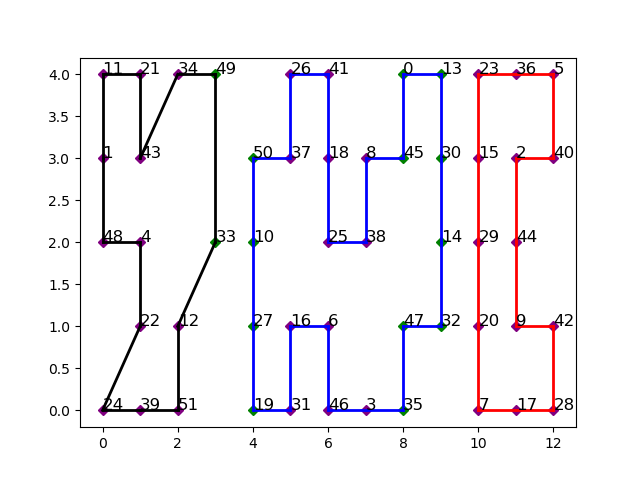

Source code (Python):

import sys
import math
from itertools import combinations
import gurobipy as gp
from gurobipy import GRB
import numpy as np
import random
from matplotlib import pyplot as plt



# Generate sets of points that will be split up later
random.seed(1)
# when converting the random tuples to a set, it only keep unique tuples
points_co = set([(random.randint(0, 4), random.randint(0, 12)) for i in range(100)])
points_co = list(points_co)[:60]

unique_points = np.array(list(points_co))
x = unique_points[:, 0]
y = unique_points[:, 1]


# Logic for splitting
def split_logic(point, ax_break, diff):
    # logic can be changed whenever required. Currently, this logic coincidentally leads to two salesmen picking up one set on the border due to the <= and >=
    if point[1] >= ax_break and point[1] < ax_break + diff:
        return True
    else:
        return False


n_salesmen = 3
point_dict = {i: unique_points[i] for i in range(len(unique_points))}
accessible_sets_mask = {i: np.zeros((len(unique_points), 1)) for i in range(n_salesmen)}

private_sets = {}
shared_sets = {}

y_break = 0
# Split the set up into 3 accessible sets based on y coordinate
for i in range(n_salesmen):
    temp_priv_list = {}
    temp_shared_list = {}
    for index in range(len(point_dict.values())):

        if split_logic(point_dict[index], y_break, 3):
            temp_priv_list[index] = point_dict[index]
            accessible_sets_mask[i][index] = 1

        if split_logic(point_dict[index], y_break + 3, 2):
            temp_shared_list[index] = point_dict[index]
            accessible_sets_mask[i][index] = 1
            accessible_sets_mask[i + 1][index] = 1
    y_break += 5
    private_sets[i] = temp_priv_list
    shared_sets[i] = temp_shared_list

shared_sets.pop(n_salesmen - 1)
n = len(accessible_sets_mask[0])
m = n_salesmen
salesmen = range(1, m + 1)

# Build Python Sets (these allow mathematical set operations)

private_sets = {k + 1: {key for key in private_sets[k].keys()} for k in private_sets.keys()}
private_sets[0] = set()
private_sets[n_salesmen + 1] = set()
shared_sets = {k + 1: {key for key in shared_sets[k].keys()} for k in shared_sets.keys()}
shared_sets[0] = set()
shared_sets[n_salesmen] = set()

accessible_sets = {k + 1: shared_sets[k].union(private_sets[k + 1].union(shared_sets[k + 1])) for k in
                   range(n_salesmen)}
all_points = {point for point in point_dict.keys()}


# Calculating the Distance Matrix
dist = {(i, j):
            math.sqrt(sum((points_co[i][k] - points_co[j][k]) ** 2 for k in range(2)))
        for i in all_points for j in all_points}


model = gp.Model()

# Variables

x = {}
for i in all_points:
    for j in all_points:
        if i != j:
            for k in salesmen:
                x[i, j, k] = model.addVar(vtype=GRB.BINARY, obj=dist[i, j],
                                          name="x_" + str(i) + "_" + str(j) + "_" + str(k))

u = {}
for i in all_points:
    for k in salesmen:
        u[i, k] = model.addVar(vtype=GRB.INTEGER, name="u_" + str(i) + "_" + str(k))


# Modified Constraints

# Not allowed to travel to or from cities not present in the accessible set
for k in salesmen:
    for i in accessible_sets[k]:
        for j in all_points.difference(accessible_sets[k]):
            model.addConstr(x[i, j, k] == 0)
            model.addConstr(x[j, i, k] == 0)


# Not allowed to travel between cities not present in the accessible set
for k in salesmen:
    for i in all_points.difference(accessible_sets[k]):
        for j in all_points.difference(accessible_sets[k]):
            if i != j:
                model.addConstr(x[i, j, k] == 0)
                model.addConstr(x[j, i, k] == 0)


# each city needs to be visited exactly once
for i in all_points:
    model.addConstr(gp.quicksum(gp.quicksum(x[j, i, k] for j in all_points if i != j) for k in salesmen) == 1)


# each city which is visited by a salesmen must be travelled away from by the same salesman
for k in salesmen:
    for i in accessible_sets[k]:
        model.addConstr(gp.quicksum(x[i, j, k] for j in accessible_sets[k] if i != j) ==
                        gp.quicksum(x[j, i, k] for j in accessible_sets[k] if i != j))


# Subtour Elimination Constraints 
for k in salesmen:
    for i in all_points.difference(set([list(private_sets[k])[0]])):
        for j in all_points.difference(set([list(private_sets[k])[0]])):
            if i != j:
                model.addConstr(
                    u[i, k] - u[j, k] + len(accessible_sets[k]) * x[
                        i, j, k] <=
                    len(accessible_sets[k]) - 1)


# Model Settings

model.write("ctsp.lp")
model._vars = vars


model.setParam("TimeLimit", 120)
model.optimize()

try:
    vals = model.getAttr('x', x)
    selected = gp.tuplelist((i, j, k) for i, j, k in vals.keys() if vals[i, j, k] > 0.5)

    print('')
    # print('Optimal tour: %s' % str(tour))
    print('Optimal cost: %g' % model.objVal)
    print('')

    # Print results
    for i in all_points:
        for j in all_points:
            if j != i:
                for k in salesmen:
                    if vals[i, j, k] > 0.5:
                        print('The Salesman ' + str(k) + ' travels directly from city ' + str(i) + ' to city ' + str(j))

    
    # Plot cities

    for key, set in private_sets.items():
        for point in set:
            fig = plt.plot(points_co[point][1], points_co[point][0], "D", color="purple", markersize=5)
            plt.annotate(point, (points_co[point][1], point_dict[point][0]), fontsize=12)
    for key, set in shared_sets.items():
        for point in set:
            fig = plt.plot(points_co[point][1], points_co[point][0], "D", color="green", markersize=5)
            plt.annotate(point, (point_dict[point][1], point_dict[point][0]), fontsize=12)


    # Plot arcs

    for i in all_points:
        for j in all_points:
            if j != i:
                for k in salesmen:
                    if vals[i, j, k] > 0.5:
                        if k == 1:
                            fig = plt.plot([points_co[i][1], points_co[j][1]], [points_co[i][0], points_co[j][0]],
                                           color="black",
                                           alpha=vals[i, j, k], linewidth=2)
                        elif k == 2:
                            fig = plt.plot([points_co[i][1], points_co[j][1]], [points_co[i][0], points_co[j][0]],
                                           color="blue",
                                           alpha=vals[i, j, k], linewidth=2)
                        elif k == 3:
                            fig = plt.plot([points_co[i][1], points_co[j][1]], [points_co[i][0], points_co[j][0]],
                                           color="red",
                                           alpha=vals[i, j, k], linewidth=2)
                        else:
                            pass

    plt.savefig('ctsp.png')
    plt.show()
except:
    print("No integer solution found")
